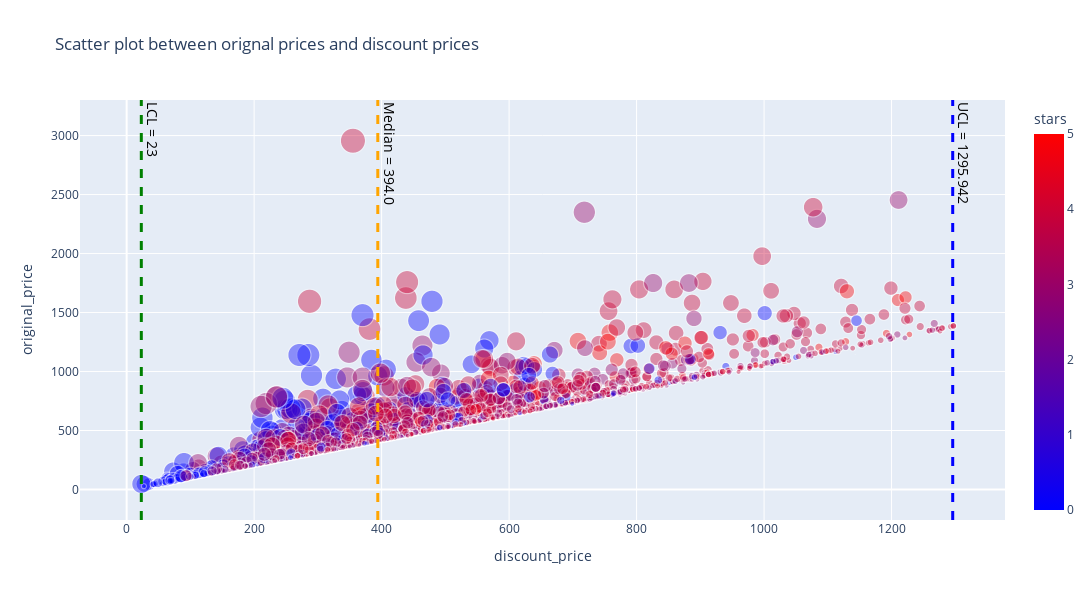

The cell this chart's notebook holds for it:
### Code cell
# 7. correlaction between original price and discount price

def create_vline(x_coordinate, annotation_text, line_dash, line_color = 'orange'):
    '''Draw verticallines on given plot by using plotly'''

    v_line = fig.add_vline(x = x_coordinate, 
        line_width=3, 
        line_color=line_color,  
        line_dash = 'dash',
        annotation_text=annotation_text, 
        annotation_position  = 'top right'
    )

    return v_line

# create mediana 'discount_price' column
hotels_with_discount_price_median = round(hotels_with_discount_price['discount_price'].median(),3)
mediana_discount_price = create_vline(x_coordinate=hotels_with_discount_price_median, annotation_text = f'Median = {hotels_with_discount_price_median}', line_dash = 'dash')

# create lower control limit
LCL = round(hotels_with_discount_price['discount_price'].median() - 3 * hotels_with_discount_price['discount_price'].std(),3)
if LCL < 0:
    LCL = hotels_with_discount_price['discount_price'].min()
lcl_discount_price = create_vline(x_coordinate=LCL, annotation_text =  f'LCL = {LCL}', line_dash = 'dash', line_color='green')

# create upper control Limit
UCL = round(hotels_with_discount_price['discount_price'].median() + 3 * hotels_with_discount_price['discount_price'].std(),3)

# detect outliers in this sample
df_outilers = hotels_with_discount_price[hotels_with_discount_price['discount_price'] > UCL]
hotel_prices_lcl_ucl = pd.concat([hotels_with_discount_price, df_outilers, df_outilers]).drop_duplicates(keep=False)

# again calculate upper control limit 
UCL = round(hotel_prices_lcl_ucl['discount_price'].median() + 3 * hotels_with_discount_price['discount_price'].std(),3)
print(UCL)
ucl_discount_price = create_vline(x_coordinate=UCL, annotation_text = f'UCL = {UCL}', line_dash = 'dash', line_color='blue')

fig.layout.update(
    annotations=[dict(
          align = "left",
          textangle=90,
          font=dict(
            size=14,
            color="black"
            )
        )
    ]

)
fig.show()

# draw a scatter plot which represent correlaction between original price and discount price
fig = px.scatter(hotel_prices_lcl_ucl, 
        x="discount_price", 
        y = 'original_price', 
        color= 'stars',
        size = 'percentage_discount',
        size_max=25,
        opacity=0.4,
        title="Scatter plot between orignal prices and discount prices",
        width=1100,
        height=600,
        
        color_continuous_scale='Bluered'
        
)

### Figure 1 — Plotly figure (JSON) as saved in the notebook; plotly's stock layout.template omitted (floating-point values rounded to 4 significant figures; data arrays with more than 128 entries replaced by an {"elided": "..."} marker saying what was removed)
{"data": [{"hovertemplate": "discount_price=%{x}<br>original_price=%{y}<br>percentage_discount=%{marker.size}<br>stars=%{marker.color}<extra></extra>", "legendgroup": "", "marker": {"color": {"elided": "3351 int values"}, "coloraxis": "coloraxis", "opacity": 0.4, "size": {"elided": "3351 float values"}, "sizemode": "area", "sizeref": 0.1408, "symbol": "circle"}, "mode": "markers", "name": "", "showlegend": false, "type": "scattergl", "x": {"elided": "3351 int values"}, "xaxis": "x", "y": {"elided": "3351 int values"}, "yaxis": "y"}], "layout": {"annotations": [{"align": "left", "font": {"color": "black", "size": 14}, "showarrow": false, "text": "Median = 394.0", "textangle": 90, "x": 394, "xanchor": "left", "xref": "x", "y": 1, "yanchor": "top", "yref": "y domain"}, {"align": "left", "font": {"color": "black", "size": 14}, "showarrow": false, "text": "LCL = 23", "textangle": 90, "x": 23, "xanchor": "left", "xref": "x", "y": 1, "yanchor": "top", "yref": "y domain"}, {"align": "left", "font": {"color": "black", "size": 14}, "showarrow": false, "text": "UCL = 1295.942", "textangle": 90, "x": 1296.0, "xanchor": "left", "xref": "x", "y": 1, "yanchor": "top", "yref": "y domain"}], "coloraxis": {"colorbar": {"title": {"text": "stars"}}, "colorscale": [[0, "rgb(0,0,255)"], [1, "rgb(255,0,0)"]]}, "height": 600, "legend": {"itemsizing": "constant", "tracegroupgap": 0}, "shapes": [{"line": {"color": "orange", "dash": "dash", "width": 3}, "type": "line", "x0": 394, "x1": 394, "xref": "x", "y0": 0, "y1": 1, "yref": "y domain"}, {"line": {"color": "green", "dash": "dash", "width": 3}, "type": "line", "x0": 23, "x1": 23, "xref": "x", "y0": 0, "y1": 1, "yref": "y domain"}, {"line": {"color": "blue", "dash": "dash", "width": 3}, "type": "line", "x0": 1296.0, "x1": 1296.0, "xref": "x", "y0": 0, "y1": 1, "yref": "y domain"}], "title": {"text": "Scatter plot between orignal prices and discount prices"}, "width": 1100, "xaxis": {"anchor": "y", "domain": [0, 1], "title": {"text": "discount_price"}}, "yaxis": {"anchor": "x", "domain": [0, 1], "title": {"text": "original_price"}}}}
